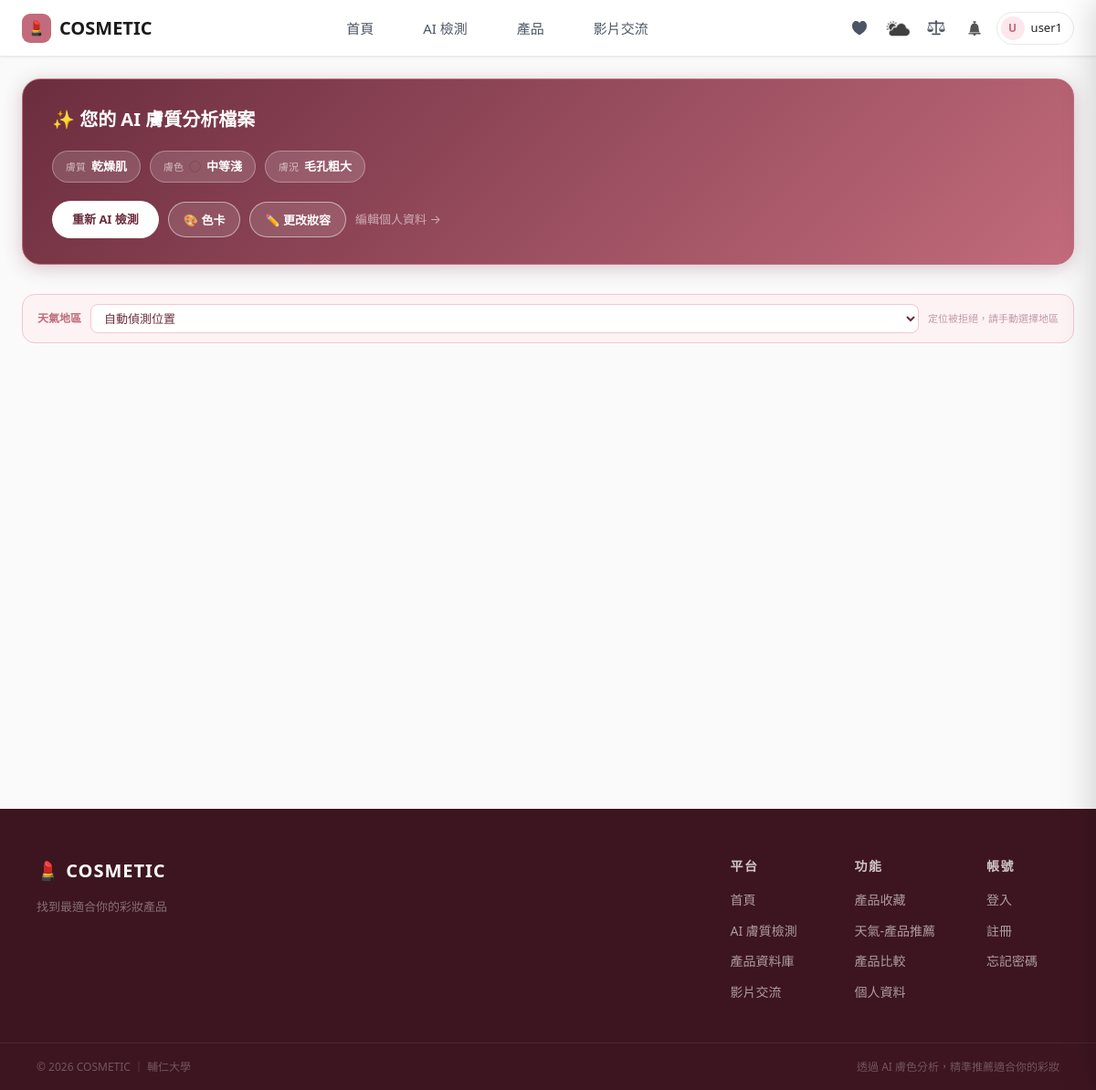
The page /New-SA/產品/skinmatch.php (signed in) on the database its author committed.
### tables this page shows
CREATE TABLE IF NOT EXISTS `user_profiles` (
  `id`            int(11)      NOT NULL AUTO_INCREMENT,
  `username`      varchar(100) NOT NULL,
  `gender`        varchar(10)  DEFAULT NULL,
  `skin_type`     varchar(50)  DEFAULT NULL,
  `skin_tone`     varchar(50)  DEFAULT NULL,
  `skin_concerns` text         DEFAULT NULL,
  `age`           int(11)      DEFAULT NULL,
  `allergies`     text         DEFAULT NULL,
  `created_at`    timestamp    NOT NULL DEFAULT current_timestamp(),
  `updated_at`    timestamp    NOT NULL DEFAULT current_timestamp() ON UPDATE current_timestamp(),
  PRIMARY KEY (`id`),
  UNIQUE KEY `username` (`username`)
);

### New-SA/產品/skinmatch.php (the view, shortened to what this page needs)
<?php
include __DIR__ . '/../db.php';
$profile    = null;
$hasProfile = false;
$toneHex    = '';
if (isset($_SESSION['user'])) {
    try {
        $stmt = $pdo->prepare("SELECT * FROM user_profiles WHERE username = ?");
        $stmt->execute([$_SESSION['user']]);
        $profile    = $stmt->fetch(PDO::FETCH_ASSOC) ?: null;
        $hasProfile = $profile && (!empty($profile['skin_type']) || !empty($profile['skin_tone']));
    } catch (Exception $e) {}
}
if ($hasProfile) {
    $skinType     = $profile['skin_type']     ?? '';
    $skinTone     = $profile['skin_tone']     ?? '';
    $skinConcerns = $profile['skin_concerns'] ?? '';
    try {
        $ts = $pdo->prepare("SELECT hexvalue FROM skintones WHERE tonename = ? LIMIT 1");
        $ts->execute([$skinTone]);
        $toneHex = $ts->fetchColumn() ?: '';
    } catch (Exception $e) { $toneHex = ''; }
}
?>
<!DOCTYPE html>
<html lang="zh-Hant">
<head>
    <link rel="stylesheet" href="style.css">
</head>
<body>
<?php include __DIR__ . '/../header.php'; ?>
<main class="page">
<div class="products-wrap">
<?php if (!isset($_SESSION['user'])): ?>
    <div class="ai-empty-state">
        <div class="icon">✨</div>
        <h3>登入後查看 AI 專屬推薦</h3>
        <p>完成 AI 膚質分析後，系統將根據您的膚質、膚色和妝感偏好，精選最適合您的底妝產品。</p>
        <div style="display:flex;gap:12px;justify-content:center;flex-wrap:wrap;">
            <a href="<?= BASE_URL ?>/首頁/login.php" class="ai-cta-btn ai-cta-btn-large">前往登入</a>
            <a href="<?= BASE_URL ?>/AI/index.php" class="ai-cta-btn ai-cta-btn-large"
               style="background:linear-gradient(135deg,#6b2d3e,#c26b7c);">去做 AI 分析</a>
        </div>
    </div>
<?php else: ?>
    <div class="ai-profile-card">
        <h2>✨ 您的 AI 膚質分析檔案</h2>
        <div class="profile-tags">
            <?php if ($skinType): ?>
            <div class="profile-tag">
                <span class="tag-label">膚質</span>
                <?= htmlspecialchars($skinType) ?>
            </div>
            <?php endif; ?>
            <?php if ($skinTone): ?>
            <div class="profile-tag">
                <span class="tag-label">膚色</span>
                <span id="profileToneDot" class="tone-dot" style="background:<?= htmlspecialchars($toneHex) ?>;"></span>
                <span id="profileToneLabel"><?= htmlspecialchars($skinTone) ?></span>
            </div>
            <?php endif; ?>
            <?php if ($skinConcerns): ?>
                <?php foreach (array_filter(array_map('trim', explode(',', $skinConcerns))) as $concern): ?>
                <div class="profile-tag">
                    <span class="tag-label">膚況</span>
                    <?= htmlspecialchars($concern) ?>
                </div>
                <?php endforeach; ?>
            <?php endif; ?>
        </div>
        <div style="display:flex;align-items:center;gap:10px;flex-wrap:wrap;">
            <a href="<?= BASE_URL ?>/AI/index.php" class="ai-cta-btn">重新 AI 檢測</a>
            <button onclick="openSwatchModal()" style="padding:9px 16px;border-radius:24px;border:1.5px solid rgba(255,255,255,.5);background:rgba(255,255,255,.12);color:#fff;font-size:13px;font-weight:600;cursor:pointer;transition:background .15s;" onmouseover="this.style.background='rgba(255,255,255,.22)'" onmouseout="this.style.background='rgba(255,255,255,.12)'">🎨 色卡</button>
            <button onclick="toggleMakeupEdit()" style="padding:9px 16px;border-radius:24px;border:1.5px solid rgba(255,255,255,.5);background:rgba(255,255,255,.12);color:#fff;font-size:13px;font-weight:600;cursor:pointer;transition:background .15s;" onmouseover="this.style.background='rgba(255,255,255,.22)'" onmouseout="this.style.background='rgba(255,255,255,.12)'">✏️ 更改妝容</button>
            <a href="<?= BASE_URL ?>/首頁/profile.php"
               style="font-size:13px;color:rgba(255,255,255,.55);text-decoration:none;">編輯個人資料 →</a>
        </div>
    </div>
    <div style="display:flex; align-items:center; gap:10px; margin-bottom:12px; padding:10px 16px; background:#fdf2f4; border:1px solid #f5c6d0; border-radius:14px;">
        <span style="font-size:12px; color:#c26b7c; font-weight:600; white-space:nowrap;">天氣地區</span>
        <select id="city-select" style="flex:1; border:1.5px solid #f5c6d0; border-radius:8px; padding:5px 10px; font-size:13px; color:#6b2d3e; background:white; outline:none; cursor:pointer;">
            <option value="auto">自動偵測位置</option>
        </select>
        <span id="weather-status" style="font-size:11px; color:#c09aaa; white-space:nowrap;"></span>
    </div>
<?php endif; ?>
</div>
</main>
<?php include 'footer.php'; ?>
</body>
</html>

### New-SA/產品/style.css (style rules this page uses)
* { box-sizing: border-box; margin: 0; padding: 0; font-family: system-ui, -apple-system, "Segoe UI", "PingFang TC", "Microsoft JhengHei", "Noto Sans TC", sans-serif; }
body { font-family: system-ui, -apple-system, "Segoe UI", "PingFang TC", "Microsoft JhengHei", "Noto Sans TC", sans-serif; background: #fafafa; color: #222; }
.page { width: 100%; min-height: 100vh; }

### New-SA/shared.css (style rules this page uses)
:root { --rose: #c26b7c; --rose-h: #b05a6c; --rose-50: #fdf2f4; --rose-100: #fce7ec; --rose-200: #f5c6d0; --text: #1a1a1a; --text-2: #4b5563; --text-3: #9ca3af; --bg: #f7f6f6; --card: #ffffff; --border: #e8e8e8; --green: #16a34a; --green-bg: #f0fdf4; --green-border: #bbf7d0; --red: #dc2626; --red-bg: #fef2f2; --red-border: #fecaca; --yellow: #d97706; --yellow-bg:#fffbeb; --yellow-border:#fde68a; --blue: #2563eb; --blue-bg: #eff6ff; --shadow-sm: 0 1px 3px rgba(0,0,0,.06); --shadow: 0 4px 16px rgba(0,0,0,.08); --shadow-lg: 0 12px 32px rgba(0,0,0,.12); --shadow-rose:0 4px 16px rgba(194,107,124,.22); --r-sm: 6px; --r: 10px; --r-lg: 14px; --r-xl: 20px; --r-full: 9999px; --t: .18s ease; --max-w: 1200px; --header-h: 62px; }
*, *::before, *::after { box-sizing: border-box; margin: 0; padding: 0; }
html { scroll-behavior: smooth; }
body { font-family: system-ui, -apple-system, "Segoe UI", "PingFang TC", "Microsoft JhengHei", "Noto Sans TC", sans-serif; background: var(--bg); color: var(--text); font-size: 14px; line-height: 1.6; -webkit-font-smoothing: antialiased; }
a { color: inherit; text-decoration: none; }
button { font-family: inherit; cursor: pointer; }

### New-SA/產品/skinmatch.php (style rules this page uses)
.products-wrap { max-width: var(--max-w); margin: 24px auto 60px; padding: 0 24px; }
.ai-profile-card { background: linear-gradient(135deg, #6b2d3e 0%, #c26b7c 100%); border: 1px solid #c26b7c; border-radius: 20px; padding: 28px 32px; margin-bottom: 32px; box-shadow: 0 4px 20px rgba(107,45,62,.25); }
.ai-profile-card h2 { font-size: 20px; font-weight: 700; color: #fff; margin-bottom: 18px; }
.profile-tags { display: flex; flex-wrap: wrap; gap: 10px; margin-bottom: 20px; }
.profile-tag { display: inline-flex; align-items: center; gap: 6px; background: rgba(255,255,255,.15); border: 1.5px solid rgba(255,255,255,.3); border-radius: 20px; padding: 6px 14px; font-size: 13px; color: #fff; font-weight: 600; box-shadow: none; }
.profile-tag .tag-label { color: rgba(255,255,255,.6); font-weight: 400; font-size: 11px; }
.tone-dot { width: 13px; height: 13px; border-radius: 50%; border: 1px solid rgba(0,0,0,0.12); display: inline-block; flex-shrink: 0; }
.ai-cta-btn { display: inline-block; background: #fff; color: #6b2d3e; padding: 10px 22px; border-radius: 24px; font-weight: 700; font-size: 13px; text-decoration: none; transition: opacity 0.2s; }

### rows shown on the page
user_profiles: skin_type "乾燥肌", skin_tone "中等淺", skin_concerns "毛孔粗大"

### other values the page prints
$_initial "U"
$_SESSION['user'] "user1"
